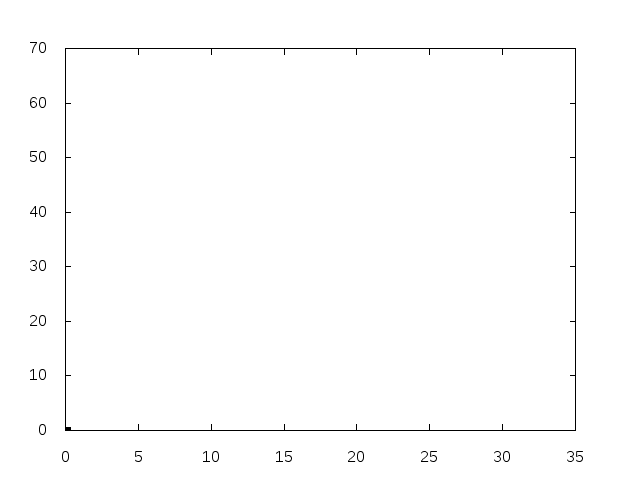

Source code (gnuplot):
set term png 
set output "sector_map.png"
set border linewidth 0
unset key
unset colorbox
#unset tics
set lmargin screen 0.1
set rmargin screen 0.9
set tmargin screen 0.9
set bmargin screen 0.1
set palette grey
set pm3d map
splot 'log.dat'  matrix with image